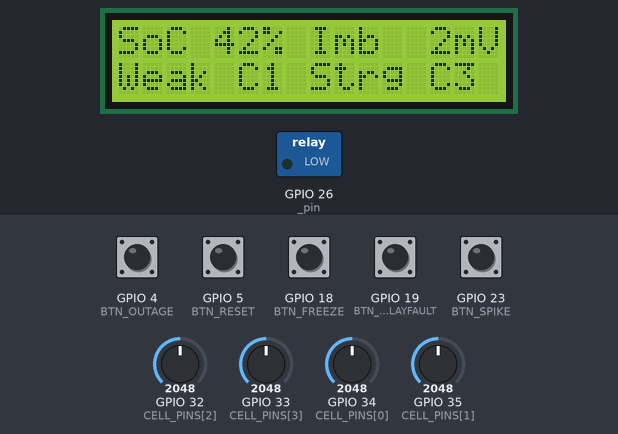
A sketch run on a simulated ESP32. On the bench: 16×2 character LCD, switched loads named in the sketch (green lamp = pin HIGH). The test bench sets the inputs (shaded band); at power-on: GPIO 4 (BTN_OUTAGE), GPIO 5 (BTN_RESET), GPIO 18 (BTN_FREEZE), GPIO 19 (BTN_RELAYFAULT), GPIO 23 (BTN_SPIKE) HIGH, GPIO 32 (CELL_PINS[2]) = 2048, GPIO 33 (CELL_PINS[3]) = 2048, GPIO 34 (CELL_PINS[0]) = 2048, GPIO 35 (CELL_PINS[1]) = 2048 (analog values on the 0–4095 scale). WiFi joins after 1.5 s; servers stay silent unless stated; random numbers use the default seed unless the sketch sets one; what the sketch prints to the serial monitor is not drawn.

Above: at 1.2 s.
1.3 s: GPIO 32 (CELL_PINS[2]) set to 2267
At 3.5 s:
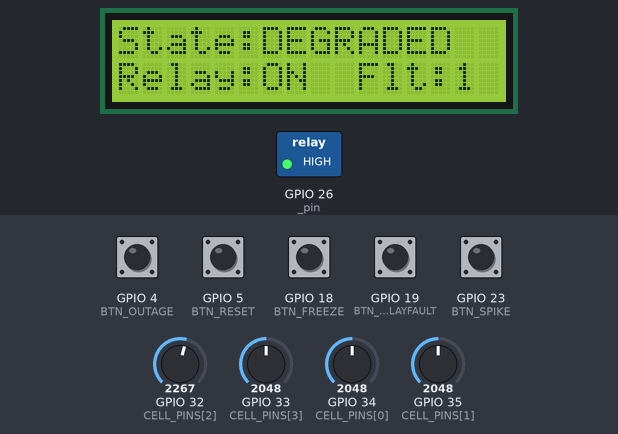
4.3 s: GPIO 32 (CELL_PINS[2]) set to 2366
At 5.8 s:
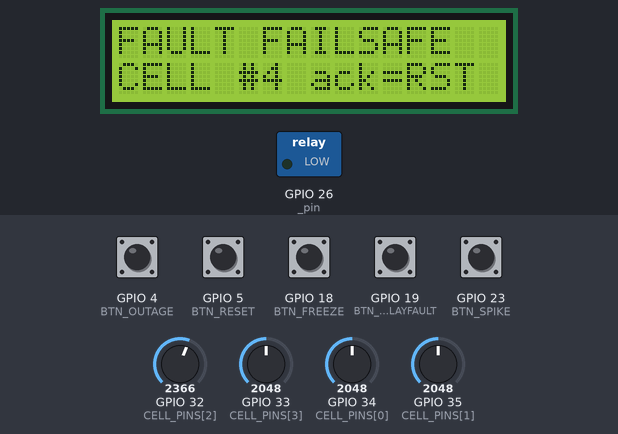
Timing chart, 0 to 7.3 s (numbered marks = the images above; inputs shaded):
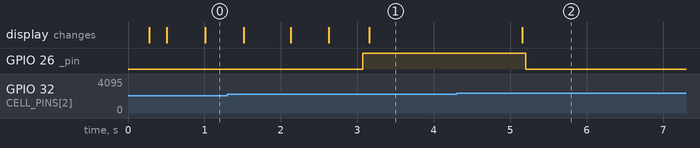

The sketch:

sketch.ino
```cpp
// BMS project: Tasks 1-6 combined.
// Task 1 bms_engine.h | Task 2 protection_relay.h | Task 3 lcd_engine.h
// Task 4 fault_fsm.h  | Task 5 telemetry.h        | Task 6 analytics.h
#include "config.h"
#include "bms_engine.h"
#include "fault_fsm.h"
#include "protection_relay.h"
#include "analytics.h"
#include "lcd_engine.h"
#include "telemetry.h"

BmsEngine bms;
FaultFsm fsm;
ProtectionRelay relay;
Analytics ana;
LcdEngine lcd;
Telemetry tel;
FrozenDetector frozen[NUM_CELLS];
SensorValidator validator[NUM_CELLS];
RelayMismatch mismatch;

// Fault-injection switches (buttons in the simulator)
bool injFreeze = false, injRelay = false, injSpike = false, outageOn = false;
float frozenValue = 3.5f, lastRaw0 = 3.5f;

FaultSource lastSrc = SRC_NONE;
TransitionLog pendingTr;
bool havePendingTr = false;
uint32_t lastSample = 0;

struct Button {
  uint8_t pin; bool stable; uint32_t t;
  Button(uint8_t p) : pin(p), stable(true), t(0) {}
  bool fell(uint32_t now) {
    bool r = digitalRead(pin);
    if (r != stable && now - t > 40) { t = now; stable = r; return r == LOW; }
    return false;
  }
};
Button bFreeze(BTN_FREEZE), bRelay(BTN_RELAYFAULT), bSpike(BTN_SPIKE), bReset(BTN_RESET), bOutage(BTN_OUTAGE);

// Every state transition lands here: LCD fault screen, analytics, and Blynk packet.
void onTr(const TransitionLog& e) {
  pendingTr = e; havePendingTr = true;
  if (e.to > e.from) ana.noteFault(e.t);
  if (e.to >= ST_FAILSAFE) lcd.latchFault(e.src, e.faultId);
  if (e.src != SRC_NONE) lastSrc = e.src;
}

void handleButtons(uint32_t now) {
  if (bFreeze.fell(now))  { injFreeze = !injFreeze; frozenValue = lastRaw0; Serial.printf("[inject] frozen ADC = %d\n", injFreeze); }
  if (bRelay.fell(now))   { injRelay = !injRelay;   Serial.printf("[inject] relay mismatch = %d\n", injRelay); }
  if (bSpike.fell(now))   { injSpike = true;        Serial.println("[inject] sensor spike"); }
  if (bOutage.fell(now))  { outageOn = !outageOn;   Serial.printf("[inject] Wi-Fi outage = %d\n", outageOn); }
  if (bReset.fell(now))   { injFreeze = false; injRelay = false; fsm.operatorReset(); lcd.acknowledge(); Serial.println("[operator] reset / acknowledge"); }
}

void sampleAndAnalyze(uint32_t now) {
  float v[NUM_CELLS];
  bool frozenAny = false, rangeBad = false, noisy = false;

  for (uint8_t i = 0; i < NUM_CELLS; i++) {
    float x = V_SIM_MIN + (analogRead(CELL_PINS[i]) / 4095.0f) * (V_FULL - V_SIM_MIN);
    x += ((int)random(-100, 101) / 100.0f) * SIM_NOISE_V;      // imitate real ADC jitter
    if (i == 0) { if (!injFreeze) lastRaw0 = x; else x = frozenValue; }
    if (i == 1 && injSpike) { x += 1.2f; injSpike = false; }
    frozenAny |= frozen[i].update(x, now);
    v[i] = validator[i].filter(x, now);
    rangeBad |= validator[i].rangeBad();
    noisy    |= validator[i].noisy();
  }

  bms.update(v, now);
  const BmsSnapshot& s = bms.snapshot();

  // ADC faults
  fsm.clearFault(SRC_ADC);
  if (rangeBad)       fsm.reportFault(SRC_ADC, 7, SEV_MAJOR);
  else if (frozenAny) fsm.reportFault(SRC_ADC, 1, SEV_MAJOR);
  else if (noisy)     fsm.reportFault(SRC_ADC, 6, SEV_MINOR);

  // Cell faults
  bool uv = relay.undervolt(v[s.weakest]);
  fsm.clearFault(SRC_CELL);
  if (s.soc < 5.0f)                      fsm.reportFault(SRC_CELL, 3, SEV_CRITICAL);
  else if (uv)                           fsm.reportFault(SRC_CELL, 5, SEV_MAJOR);
  else if (s.imbalance > 2 * s.threshold) fsm.reportFault(SRC_CELL, 4, SEV_MAJOR);
  else if (s.overThreshold)              fsm.reportFault(SRC_CELL, 2, SEV_MINOR);
}

void publish(uint32_t now) {
  const BmsSnapshot& s = bms.snapshot();
  Packet p;
  p.t = now;
  for (uint8_t i = 0; i < NUM_CELLS; i++) p.volt[i] = s.volt[i];
  p.weak = s.weakest; p.strong = s.strongest;
  p.state = fsm.state();
  p.relay = relay.closed();
  p.soc = s.soc; p.imb = s.imbalance;
  uint8_t recent = ana.faultsInWindow(now);
  p.risk = ana.risk(s, p.state, recent);
  p.health = 100.0f - p.risk;
  p.faults = (uint16_t)fsm.faultCount();
  p.hasTr = havePendingTr;
  if (havePendingTr) { p.tr = pendingTr; havePendingTr = false; }
  else memset(&p.tr, 0, sizeof(p.tr));
  ana.suggest(p.tip, TIP_LEN, s, p.state, lastSrc, recent);

  Serial.printf("V:%.2f %.2f %.2f %.2f imb=%.0fmV soc=%.0f%% %s relay=%s risk=%.0f(%s) net=%s q=%u\n",
                s.volt[0], s.volt[1], s.volt[2], s.volt[3], s.imbalance * 1000, s.soc,
                STATE_NAME[p.state], RELAY_NAME[relay.state()], p.risk, Analytics::level(p.risk),
                tel.modeText(), tel.queueDepth());
  tel.consider(p, now);
}

void setup() {
  Serial.begin(115200);
  analogReadResolution(12);
  pinMode(BTN_FREEZE, INPUT_PULLUP); pinMode(BTN_RELAYFAULT, INPUT_PULLUP);
  pinMode(BTN_SPIKE, INPUT_PULLUP);  pinMode(BTN_RESET, INPUT_PULLUP);
  pinMode(BTN_OUTAGE, INPUT_PULLUP);
  relay.begin(RELAY_PIN);
  lcd.begin();
  fsm.onTransition = onTr;
  tel.begin();
  Serial.println("BMS started. Set the 4 knobs to ~75% before running.");
}

void loop() {
  uint32_t now = millis();                      // no delay() anywhere: all timing is millis()-based
  handleButtons(now);
  tel.simulateOutage = outageOn;
  tel.update(now);

  bool sampled = false;
  if (now - lastSample >= SAMPLE_MS) { lastSample = now; sampled = true; sampleAndAnalyze(now); }

  // Fast checks every loop
  bool cmd = relay.closed();
  if (mismatch.update(cmd, cmd ^ injRelay, now)) fsm.reportFault(SRC_RELAY, 8, SEV_MAJOR);
  else fsm.clearFault(SRC_RELAY);
#if ENABLE_COMM_FAULT
  if (tel.commLostMs(now) > COMM_FAULT_MS) fsm.reportFault(SRC_COMM, 9, SEV_MINOR);
  else fsm.clearFault(SRC_COMM);
#endif

  fsm.update(now);
  relay.update(now, fsm.state());

  const BmsSnapshot& s = bms.snapshot();
  LcdData d;
  d.soc = s.soc; d.imbMv = s.imbalance * 1000; d.weak = s.weakest; d.strong = s.strongest;
  d.st = fsm.state(); d.relay = relay.closed(); d.faults = (uint16_t)fsm.faultCount();
  d.online = tel.online(); d.rssi = tel.rssi(); d.qDepth = tel.queueDepth(); d.mode = tel.modeText();
  lcd.update(now, d);

  if (sampled || havePendingTr) publish(now);
}
```

analytics.h
```cpp
#pragma once
#include "config.h"
#include "bms_engine.h"
#include "fault_fsm.h"

// Task 6: risk score, severity, and plain-English maintenance suggestions.
// Severity colors match the Task 4 states (also used on the LCD page and Blynk).
static const char* const STATE_COLOR[ST_COUNT] = {"#2ECC71", "#F1C40F", "#E67E22", "#E74C3C"};
static const char* const STATE_ICON[ST_COUNT]  = {"OK", "WARN", "FAILSAFE", "SHUTDOWN"};

class Analytics {
 public:
  static const uint32_t WINDOW_MS = 300000;   // fault-frequency window: 5 minutes

  void noteFault(uint32_t now) {
    _ts[_head] = now;
    _head = (_head + 1) % 8;
    if (_n < 8) _n++;
  }
  uint8_t faultsInWindow(uint32_t now) const {
    uint8_t c = 0;
    for (uint8_t i = 0; i < _n; i++) if (now - _ts[i] <= WINDOW_MS) c++;
    return c;
  }

  // Composite risk 0..100 from imbalance trend, fault frequency and SoC.
  float risk(const BmsSnapshot& s, SysState st, uint8_t recentFaults) const {
    float imbF = 0.6f * clamp01(s.imbalance / (2.0f * s.threshold))
               + 0.4f * clamp01(s.trend / 0.002f);
    float fltF = clamp01(recentFaults / 5.0f);
    float socF = s.soc < 20.0f ? (20.0f - s.soc) / 20.0f
               : (s.soc > 95.0f ? 0.3f * (s.soc - 95.0f) / 5.0f : 0.0f);
    float r = 100.0f * (0.40f * imbF + 0.35f * fltF + 0.25f * socF);
    static const float floorByState[ST_COUNT] = {0, 25, 70, 100};  // state sets a minimum
    return fmaxf(r, floorByState[st]);
  }

  static const char* level(float risk) { return risk < 30 ? "LOW" : (risk < 60 ? "MEDIUM" : "HIGH"); }

  // Human-readable advice built from live numbers.
  void suggest(char* out, size_t n, const BmsSnapshot& s, SysState st,
               FaultSource src, uint8_t recent) const {
    if (st == ST_SHUTDOWN)
      snprintf(out, n, "SHUTDOWN (%s fault). Isolate pack, inspect, then operator reset.", SRC_NAME[src]);
    else if (st == ST_FAILSAFE)
      snprintf(out, n, "FAILSAFE (%s). Load cut. Verify sensors and relay; recovery is checked.", SRC_NAME[src]);
    else if (s.soc < 15.0f)
      snprintf(out, n, "SoC %.0f%% critically low. Reduce load or start charging.", s.soc);
    else if (s.overThreshold && s.trendDir == TREND_RISING)
      snprintf(out, n, "Cell %u weak, imbalance %.0fmV rising (limit %.0f). Schedule balancing.",
               s.weakest + 1, s.imbalance * 1000, s.threshold * 1000);
    else if (s.overThreshold)
      snprintf(out, n, "Imbalance %.0fmV above limit %.0fmV. Check cell %u.",
               s.imbalance * 1000, s.threshold * 1000, s.weakest + 1);
    else if (recent >= 3)
      snprintf(out, n, "%u faults in 5 min. Inspect wiring, sensors and relay.", recent);
    else if (st == ST_DEGRADED)
      snprintf(out, n, "Degraded (%s). Monitor closely; recovery in progress.", SRC_NAME[src]);
    else
      snprintf(out, n, "Pack healthy. SoC %.0f%%, imbalance %.0fmV. No action needed.",
               s.soc, s.imbalance * 1000);
  }

 private:
  static float clamp01(float x) { return fminf(fmaxf(x, 0.0f), 1.0f); }
  uint32_t _ts[8] = {0};
  uint8_t _head = 0, _n = 0;
};
```

bms_engine.h
```cpp
#pragma once
#include "config.h"

// Task 1: reusable analysis module. Later tasks (relay, LCD, Blynk, analytics)
// read BmsSnapshot only; none of them recompute battery logic.

enum ImbTrend : int8_t { TREND_FALLING = -1, TREND_STABLE = 0, TREND_RISING = 1 };

struct BmsSnapshot {
  float volt[NUM_CELLS] = {0};
  uint8_t weakest = 0, strongest = 0;
  float imbalance = 0;       // volts, strongest - weakest
  float trend = 0;           // volts per sample (>0 = growing)
  ImbTrend trendDir = TREND_STABLE;
  float soc = 0;             // percent
  float dischargeRate = 0;   // volts per second (smoothed, >0 = discharging)
  float threshold = BASE_THR_V;
  bool overThreshold = false;
};

class BmsEngine {
 public:
  // Call once per sample with NUM_CELLS voltages.
  void update(const float* v, uint32_t now) {
    float sum = 0;
    uint8_t w = 0, s = 0;
    for (uint8_t i = 0; i < NUM_CELLS; i++) {
      _s.volt[i] = v[i];
      sum += v[i];
      if (v[i] < v[w]) w = i;
      if (v[i] > v[s]) s = i;
    }
    _s.weakest = w;
    _s.strongest = s;
    _s.imbalance = v[s] - v[w];

    float avg = sum / NUM_CELLS;
    float soc = (avg - V_EMPTY) / (V_FULL - V_EMPTY);
    _s.soc = 100.0f * fminf(fmaxf(soc, 0.0f), 1.0f);

    // Smoothed discharge rate (exponential moving average).
    if (_lastT != 0 && now > _lastT) {
      float dt = (now - _lastT) / 1000.0f;
      float inst = (_lastAvg - avg) / dt;
      _s.dischargeRate += 0.2f * (inst - _s.dischargeRate);
    }
    _lastT = now;
    _lastAvg = avg;

    // Trend from a fixed-size ring buffer (no heap allocation).
    _hist[_head] = _s.imbalance;
    _head = (_head + 1) % TREND_WINDOW;
    if (_count < TREND_WINDOW) _count++;
    if (_count == TREND_WINDOW) {
      float oldest = _hist[_head];  // after increment, head points at oldest
      _s.trend = (_s.imbalance - oldest) / (TREND_WINDOW - 1);
      _s.trendDir = _s.trend > TREND_DEADBAND ? TREND_RISING
                  : _s.trend < -TREND_DEADBAND ? TREND_FALLING : TREND_STABLE;
    }

    // Adaptive threshold: depends on SoC and discharge rate, not a fixed limit.
    float thr = BASE_THR_V;
    if (_s.soc < 20.0f) thr *= LOW_SOC_MULT;
    else if (_s.soc > 80.0f) thr *= HIGH_SOC_MULT;
    thr *= 1.0f + RATE_GAIN * fmaxf(_s.dischargeRate, 0.0f);
    _s.threshold = thr;
    _s.overThreshold = _s.imbalance > thr;
  }

  const BmsSnapshot& snapshot() const { return _s; }

 private:
  BmsSnapshot _s;
  float _hist[TREND_WINDOW] = {0};
  uint8_t _head = 0, _count = 0;
  uint32_t _lastT = 0;
  float _lastAvg = 0;
};
```

fault_fsm.h
```cpp
#pragma once
#include "config.h"

// Task 4: deterministic fault state machine.

enum SysState : uint8_t { ST_NORMAL, ST_DEGRADED, ST_FAILSAFE, ST_SHUTDOWN, ST_COUNT };
enum FaultSource : uint8_t { SRC_NONE, SRC_CELL, SRC_RELAY, SRC_COMM, SRC_ADC, SRC_COUNT };
enum Severity : uint8_t { SEV_NONE, SEV_MINOR, SEV_MAJOR, SEV_CRITICAL };

static const char* const STATE_NAME[ST_COUNT] = {"NORMAL", "DEGRADED", "FAILSAFE", "SHUTDOWN"};
static const char* const SRC_NAME[SRC_COUNT] = {"NONE", "CELL", "RELAY", "COMM", "ADC"};

// Transition table [from][to]. No direct FAILSAFE->NORMAL (must verify via DEGRADED).
// SHUTDOWN can only be left toward FAILSAFE, and only by operator reset.
static const bool TRANSITION_OK[ST_COUNT][ST_COUNT] = {
  /* NORMAL   */ {0, 1, 1, 1},
  /* DEGRADED */ {1, 0, 1, 1},
  /* FAILSAFE */ {0, 1, 0, 1},
  /* SHUTDOWN */ {0, 0, 1, 0},
};

struct TransitionLog {
  uint32_t t;
  SysState from, to;
  FaultSource src;
  uint8_t faultId;
};

class FaultFsm {
 public:
  // Optional hook: Tasks 3 and 5/6 subscribe here so nothing misses a transition.
  void (*onTransition)(const TransitionLog&) = nullptr;

  void reportFault(FaultSource s, uint8_t id, Severity sev) {
    if (sev >= _f[s].sev) { _f[s].sev = sev; _f[s].id = id; }
  }
  void clearFault(FaultSource s) { _f[s].sev = SEV_NONE; }
  void operatorReset() { _resetRequested = true; }

  void update(uint32_t now) {
    Severity w = worst();
    SysState target = w == SEV_CRITICAL ? ST_SHUTDOWN
                    : w == SEV_MAJOR    ? ST_FAILSAFE
                    : w == SEV_MINOR    ? ST_DEGRADED : ST_NORMAL;

    if (_state == ST_SHUTDOWN) {
      if (_resetRequested && w < SEV_CRITICAL) go(ST_FAILSAFE, now);
      _resetRequested = false;
      return;
    }
    if (target > _state) {            // escalate immediately
      go(target, now);
      _cleanSince = 0;
    } else if (target < _state) {     // recover one step at a time, after a hold
      if (_cleanSince == 0) _cleanSince = now;
      uint32_t hold = (_state == ST_FAILSAFE) ? VERIFY_MS : RECOVER_MS;
      if (now - _cleanSince >= hold) {
        go((SysState)(_state - 1), now);
        _cleanSince = 0;
      }
    } else {
      _cleanSince = 0;
    }
  }

  SysState state() const { return _state; }
  bool verifying() const { return _state == ST_FAILSAFE && _cleanSince != 0; }
  uint32_t faultCount() const { return _faultCount; }

 private:
  struct Active { Severity sev = SEV_NONE; uint8_t id = 0; } _f[SRC_COUNT];
  SysState _state = ST_NORMAL;
  uint32_t _cleanSince = 0;
  uint32_t _faultCount = 0;
  bool _resetRequested = false;

  Severity worst() const {
    Severity w = SEV_NONE;
    for (uint8_t i = 1; i < SRC_COUNT; i++) if (_f[i].sev > w) w = _f[i].sev;
    return w;
  }
  FaultSource dominantSource() const {
    FaultSource d = SRC_NONE; Severity w = SEV_NONE;
    for (uint8_t i = 1; i < SRC_COUNT; i++) if (_f[i].sev > w) { w = _f[i].sev; d = (FaultSource)i; }
    return d;
  }
  void go(SysState to, uint32_t now) {
    if (!TRANSITION_OK[_state][to]) return;   // table is the single source of truth
    FaultSource src = dominantSource();
    TransitionLog e = {now, _state, to, src, _f[src].id};
    if (to > _state) _faultCount++;
    _state = to;
    // Structured, machine-readable log line.
    Serial.printf("{\"t\":%lu,\"from\":\"%s\",\"to\":\"%s\",\"src\":\"%s\",\"fault\":%u}\n",
                  (unsigned long)e.t, STATE_NAME[e.from], STATE_NAME[e.to],
                  SRC_NAME[e.src], e.faultId);
    if (onTransition) onTransition(e);
  }
};

// ---- Detectors that feed reportFault() ----

// Flags a reading that has not moved for too long (frozen ADC).
class FrozenDetector {
 public:
  bool update(float v, uint32_t now, float eps = 0.0005f) {
    if (!_init || fabsf(v - _last) > eps) { _last = v; _since = now; _init = true; }
    return (now - _since) > ADC_FROZEN_MS;
  }
 private:
  float _last = 0; uint32_t _since = 0; bool _init = false;
};

// Flags commanded vs. measured relay state disagreeing for too long.
class RelayMismatch {
 public:
  bool update(bool commanded, bool feedback, uint32_t now) {
    if (commanded == feedback) { _active = false; return false; }
    if (!_active) { _active = true; _since = now; }
    return (now - _since) > RELAY_MISMATCH_MS;
  }
 private:
  bool _active = false; uint32_t _since = 0;
};
```

Source omitted: protection_relay.h (3284 bytes), telemetry.h (6145 bytes), config.h (2927 bytes), lcd_engine.h (2954 bytes)

Measured:
- the behaviour switches between 2335 and 2336 on GPIO 32 (CELL_PINS[2]) (found by bisection; images 1 and 2)
- after the input at 4.3 s, GPIO 26 (_pin): HIGH → LOW after 0.91 s
